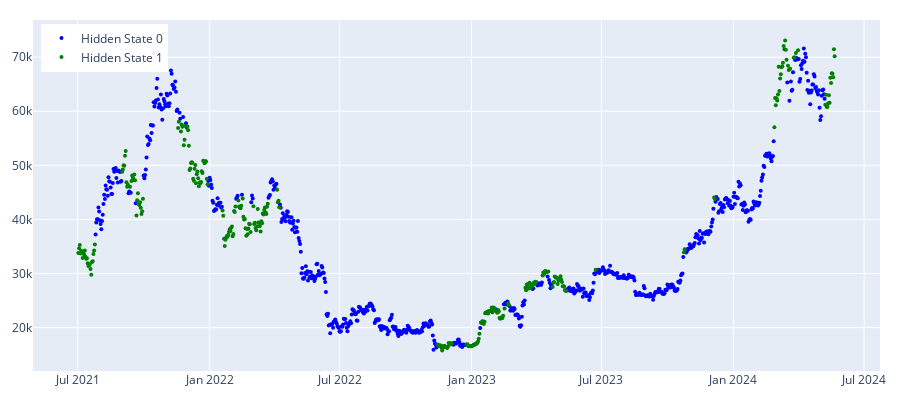

Notebook source saved alongside this figure:
### Markdown cell above
After defining the params, model, and split index, we run the feed-forward training model with retraining after every 20 observations and plot the predicted hidden states using the GMM.

### Code cell
states_pred_gmm = feed_forward_training(model_gmm, params, prices_array, split_index, 20)
plot_hidden_states(np.array(states_pred_gmm), prices[[f'{trading_instrument}']][split_index:])

### Figure 1 — Plotly figure (JSON) as saved in the notebook; plotly's stock layout.template omitted (floating-point values rounded to 4 significant figures; data arrays with more than 128 entries replaced by an {"elided": "..."} marker saying what was removed)
{"data": [{"marker": {"color": "blue", "size": 4}, "mode": "markers", "name": "Hidden State 0", "type": "scatter", "x": {"elided": "748 str values"}, "y": {"elided": "748 float values"}}, {"marker": {"color": "green", "size": 4}, "mode": "markers", "name": "Hidden State 1", "type": "scatter", "x": {"elided": "307 str values"}, "y": {"elided": "307 float values"}}], "layout": {"height": 400, "legend": {"x": 0.01, "xanchor": "left", "y": 0.99, "yanchor": "top"}, "margin": {"b": 20, "l": 20, "r": 20, "t": 20}, "width": 900}}
